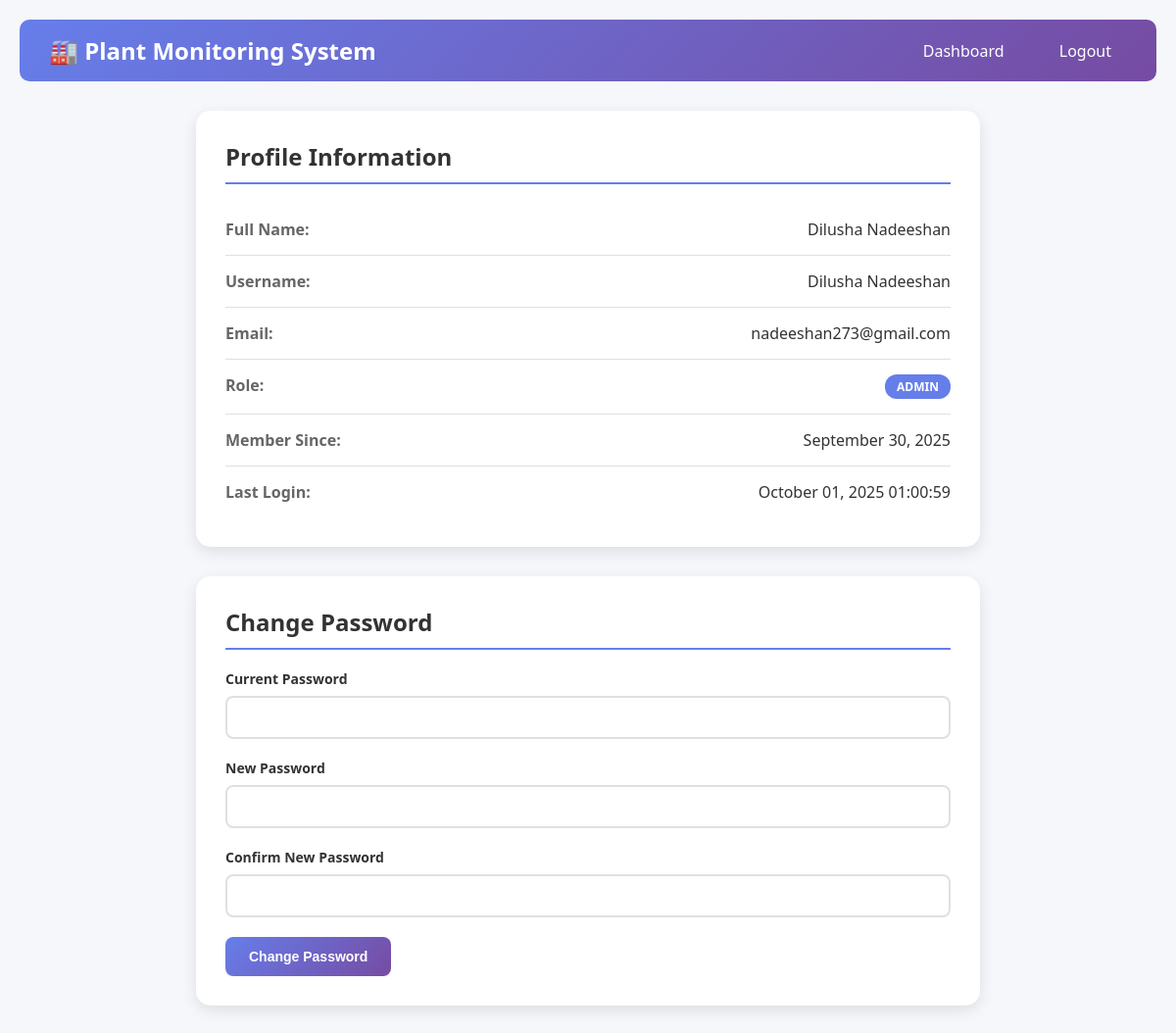
The page /profile (signed in) on the database as committed earlier.
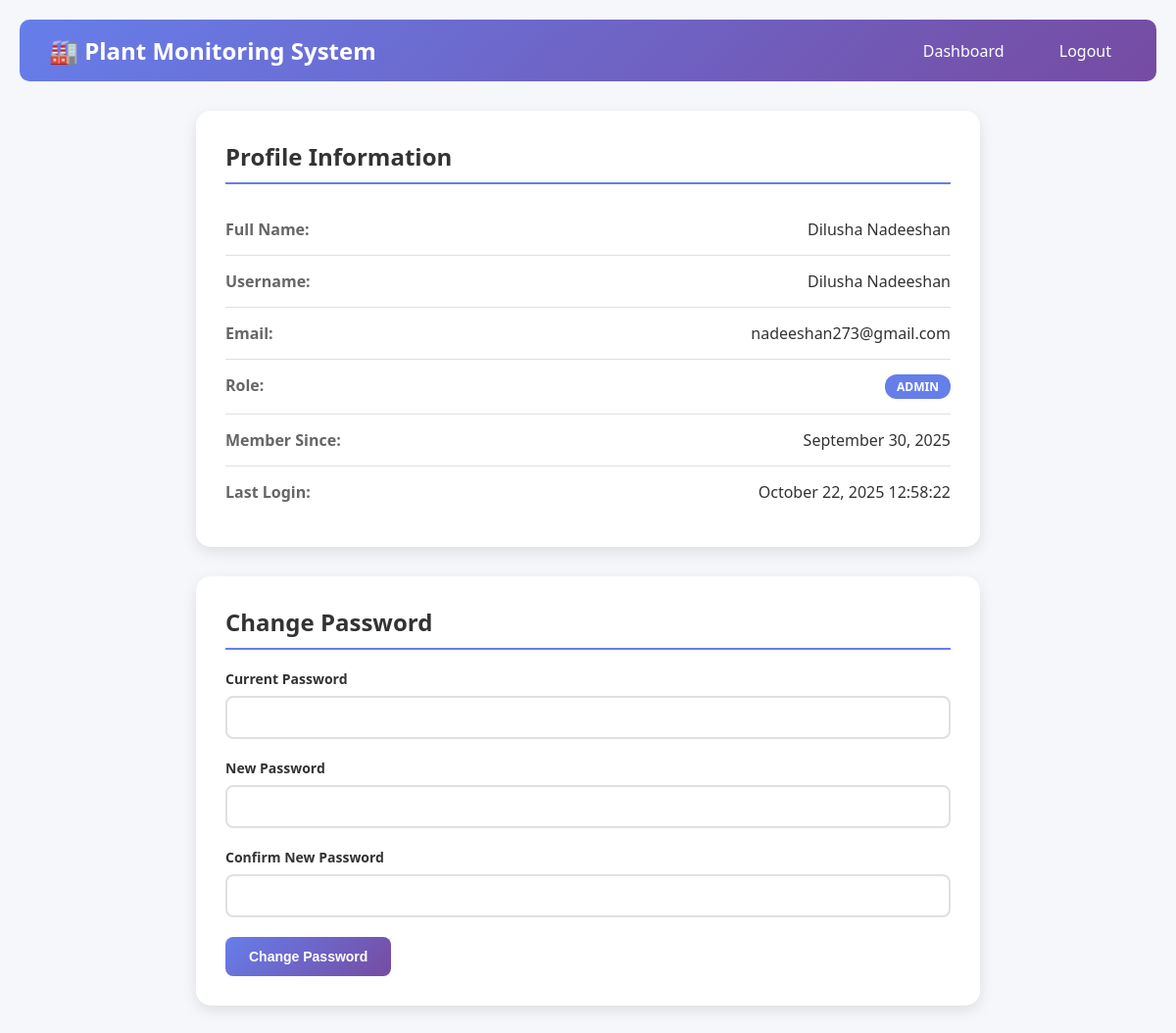
The same page on the database as committed later.
### auth.py (models this page shows, shortened)
class User(db.Model):
    __tablename__ = 'users'
    id = db.Column(db.Integer, primary_key=True)
    username = db.Column(db.String(80), unique=True, nullable=False)
    email = db.Column(db.String(120), unique=True, nullable=False)
    password_hash = db.Column(db.String(200), nullable=False)
    full_name = db.Column(db.String(100))
    role = db.Column(db.String(20), default='user')  # 'admin' or 'user'
    created_at = db.Column(db.DateTime, default=lambda: datetime.now(colombo_tz))
    last_login = db.Column(db.DateTime)
    is_active = db.Column(db.Boolean, default=True)

### auth.py (the view)
@auth_bp.route('/profile')
@login_required
def profile():
    user = User.query.get(session['user_id'])
    return render_template('profile.html', user=user)

### auth.py (called while the page is built)
def login_required(f):
    @wraps(f)
    def decorated_function(*args, **kwargs):
        if 'user_id' not in session:
            flash('Please log in to access this page.', 'warning')
            return redirect(url_for('auth.login'))
        return f(*args, **kwargs)
    return decorated_function

### templates/profile.html (shortened to what this page needs)
<!DOCTYPE html>
<html lang="en">
<head>
</head>
<body>
    <div class="navbar">
        <h1>🏭 Plant Monitoring System</h1>
        <div>
            <a href="{{ url_for('master_dashboard') }}">Dashboard</a>
            <a href="{{ url_for('auth.logout') }}">Logout</a>
        </div>
    </div>
    <div class="container">
        <div class="card">
            <h2>Profile Information</h2>
            <div class="info-row">
                <span class="info-label">Full Name:</span>
                <span class="info-value">{{ user.full_name or 'Not provided' }}</span>
            </div>
            <div class="info-row">
                <span class="info-label">Username:</span>
                <span class="info-value">{{ user.username }}</span>
            </div>
            <div class="info-row">
                <span class="info-label">Email:</span>
                <span class="info-value">{{ user.email }}</span>
            </div>
            <div class="info-row">
                <span class="info-label">Role:</span>
                <span class="info-value">
                    <span class="badge badge-{{ user.role }}">{{ user.role.upper() }}</span>
                </span>
            </div>
            <div class="info-row">
                <span class="info-label">Member Since:</span>
                <span class="info-value">{{ user.created_at.strftime('%B %d, %Y') if user.created_at else 'N/A' }}</span>
            </div>
            <div class="info-row">
                <span class="info-label">Last Login:</span>
                <span class="info-value">{{ user.last_login.strftime('%B %d, %Y %H:%M:%S') if user.last_login else 'Never' }}</span>
            </div>
        </div>
        <div class="card">
            <h2>Change Password</h2>
            <form method="POST" action="{{ url_for('auth.change_password') }}">
                <div class="form-group">
                    <label for="current_password">Current Password</label>
                    <input type="password" id="current_password" name="current_password" required>
                </div>
                <div class="form-group">
                    <label for="new_password">New Password</label>
                    <input type="password" id="new_password" name="new_password" required minlength="6">
                </div>
                <div class="form-group">
                    <label for="confirm_password">Confirm New Password</label>
                    <input type="password" id="confirm_password" name="confirm_password" required>
                </div>
                <button type="submit" class="btn">Change Password</button>
            </form>
        </div>
    </div>
</body>
</html>

### templates/profile.html (style rules this page uses)
* { margin: 0; padding: 0; box-sizing: border-box; }
body { font-family: 'Segoe UI', Tahoma, Geneva, Verdana, sans-serif; background: #f5f7fa; padding: 20px; }
.navbar { background: linear-gradient(135deg, #667eea 0%, #764ba2 100%); color: white; padding: 15px 30px; border-radius: 10px; margin-bottom: 30px; display: flex; justify-content: space-between; align-items: center; }
.navbar h1 { font-size: 24px; }
.navbar a { color: white; text-decoration: none; margin-left: 20px; padding: 8px 16px; border-radius: 5px; transition: background 0.3s; }
.container { max-width: 800px; margin: 0 auto; }
.card { background: white; border-radius: 15px; padding: 30px; box-shadow: 0 5px 15px rgba(0, 0, 0, 0.1); margin-bottom: 30px; }
.card h2 { margin-bottom: 20px; color: #333; border-bottom: 2px solid #667eea; padding-bottom: 10px; }
.info-row { display: flex; justify-content: space-between; padding: 15px 0; border-bottom: 1px solid #e0e0e0; }
.info-row:last-child { border-bottom: none; }
.info-label { font-weight: 600; color: #666; }
.info-value { color: #333; }
.badge { display: inline-block; padding: 4px 12px; border-radius: 12px; font-size: 12px; font-weight: 600; }
.badge-admin { background: #667eea; color: white; }
.form-group { margin-bottom: 20px; }
.form-group label { display: block; margin-bottom: 8px; color: #333; font-weight: 600; font-size: 14px; }
.form-group input { width: 100%; padding: 12px 15px; border: 2px solid #e0e0e0; border-radius: 8px; font-size: 14px; transition: all 0.3s; }
.btn { padding: 12px 24px; background: linear-gradient(135deg, #667eea 0%, #764ba2 100%); color: white; border: none; border-radius: 8px; font-size: 14px; font-weight: 600; cursor: pointer; transition: transform 0.2s, box-shadow 0.2s; }

Rows that differ between the two databases and show on the page:
changed User "Dilusha Nadeeshan": last_login "October 01, 2025 01:00:59" → "October 22, 2025 12:58:22"
